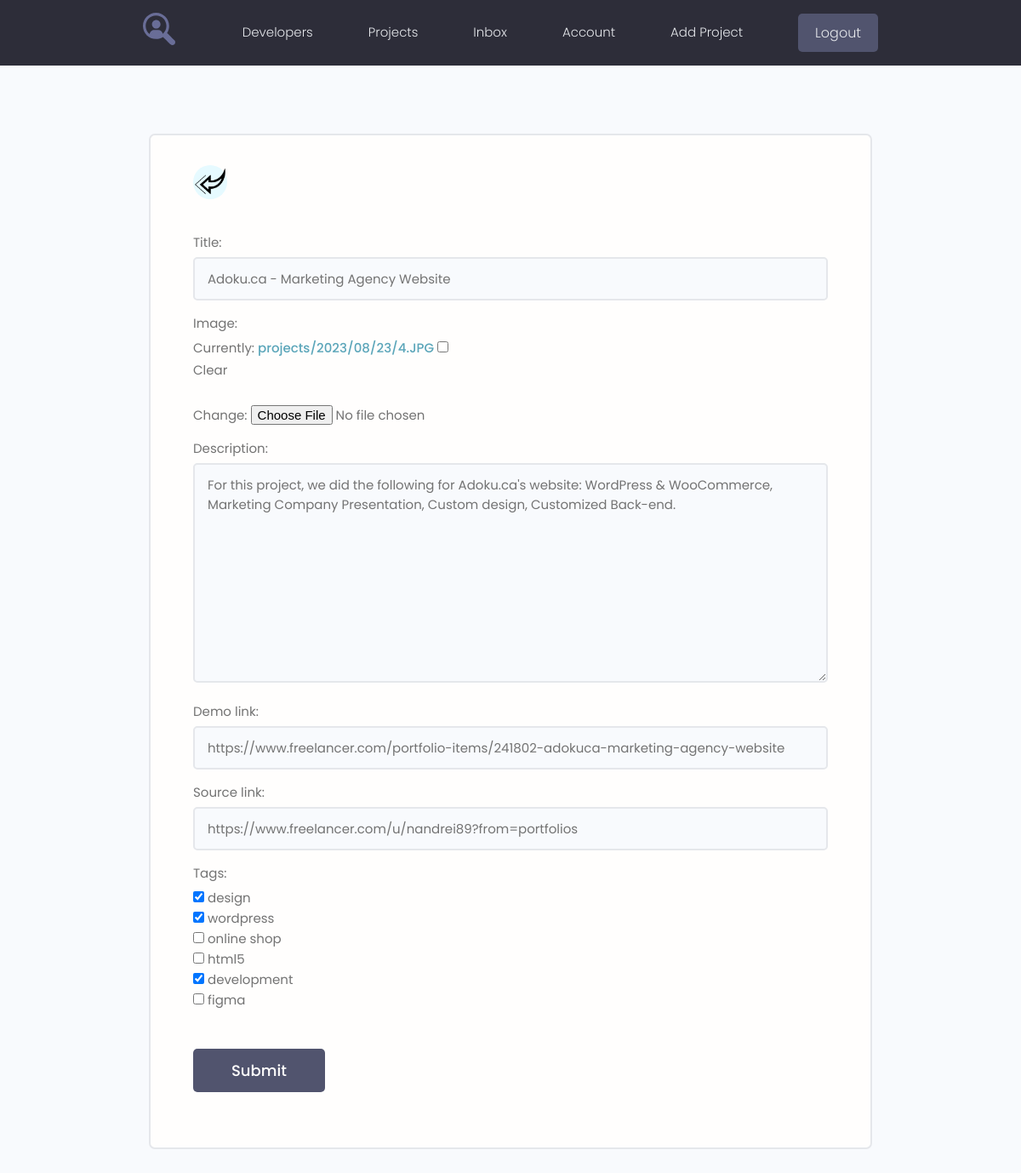
The app's page /projects/update-project/4/ (signed in) with its own data.
### projects/models.py (models this page shows, shortened)
class Project(models.Model):
    owner = models.ForeignKey(Profile, on_delete=models.SET_NULL, blank=True, null=True)
    title = models.CharField(max_length=200)
    description = models.TextField(null=True, blank=True)
    image = models.ImageField(null=True, blank=True, upload_to="projects/%Y/%m/%d", default="default.jpg")
    demo_link = models.CharField(max_length=2000, null=True, blank=True)
    source_link = models.CharField(max_length=2000, null=True, blank=True)
    tags = models.ManyToManyField('Tag', blank=True)
    vote_total = models.IntegerField(default=0, null=True, blank=True)
    vote_ratio = models.IntegerField(default=0, null=True, blank=True)
    created = models.DateTimeField(auto_now_add=True)
    class Meta:
        ordering = ['-vote_ratio', '-vote_total', 'created']

### projects/views.py (the view)
# urls.py: path('update-project/<str:pk>/', views.update_project, name='update-project'),
@login_required(login_url='login')
def update_project(request, pk):
    profile = request.user.profile
    proj = profile.project_set.get(id=pk)
    form = ProjectForm(instance=proj)
    if request.method == 'POST':
        form = ProjectForm(request.POST, request.FILES, instance=proj)
        if form.is_valid():
            form.save()
            return redirect('account')
    context = {'form': form, 'project': proj}
    return render(request, 'projects/form-template.html', context)

### projects/forms.py
class ProjectForm(ModelForm):
    class Meta:
        model = Project
        fields = ['title', 'image', 'description',
                  'demo_link', 'source_link', 'tags']
        widgets = {
            'tags': CheckboxSelectMultiple(),
        }
    def __init__(self, *args, **kwargs):
        super().__init__(*args, **kwargs)
        for name, field in self.fields.items():
            field.widget.attrs.update({'class': 'input'})

### projects/models.py (called while the page is built)
    def __str__(self):
        return self.name

### projects/templates/projects/form-template.html (shortened to what this page needs)
{% extends 'projects/base.html' %}
{% load static %}
{% block content %}
    <main class="formPage my-xl">
        <div class="content-box">
            <div class="formWrapper">
                <a class="backButton" href="{% url 'account' %}">
                    <img src="{% static 'images/left.png' %}" alt="left">
                </a>
                <br>
                <form class="form" method="POST" enctype="multipart/form-data">
                    {% for field in form %}
                    <div class="form__field">
                        <label>{{ field.label }}: </label>
                        {{ field }}
                    </div>
                    {% endfor %}
                    <input class="btn btn--sub btn--lg  my-md" type="submit" value="Submit" />
                </form>
            </div>
        </div>
    </main>
{% endblock %}

### projects/static/styles/app.css (style rules this page uses)
:root { --color-sub: #2d2d39; }
.btn--sub { background-color: var(--color-sub-light); }
img { width: 100%; }
.content-box { width: 95%; max-width: 85rem; margin: 0 auto; }
.backButton { background: var(--color-main-light); color: var(--color-main); width: 4rem; height: 4rem; display: flex; align-items: center; justify-content: center; border-radius: 50%; }
.formPage .formWrapper { list-style: none; background: var(--color-white); padding: 3.5rem 5rem; border: 2px solid var(--color-light); border-radius: 0.7rem; }

### projects/static/uikit/styles/modules/_variables.css (style rules this page uses)
:root { --color-main: #5aa5b9; --color-main-light: #e6faff; --color-sub: #3f4156; --color-sub-light: #51546e; --color-sub-lighter: #ededfd; --color-text: #737373; --color-gray: #8b8b8b; --color-light: #e5e7eb; --color-light-gray: #767676; --color-bg: #f8fafd; --color-white: #fffefd; --color-white-light: #f3f3f3; --color-success: #359e64; --color-success-bg: #def8e8; --color-error: #fc4b0b; --color-error-bg: #fff2ee; --font-base: 'Poppins', arial, helvetica, 'Segoe UI', roboto, ubuntu, sans-serif; --font-monospace: 'Fira Code', 'Courier New', courier, monospace; --font-regular: 300; --font-medium: 500; --font-bold: 700; --generic-shadow: 1px 1px 5px #00000010; --generic-transition: all 0.3s ease-in-out; }

### projects/static/uikit/styles/modules/_base.css (style rules this page uses)
* { margin: 0; padding: 0; box-sizing: border-box; text-rendering: optimizeLegibility; color: inherit; font-size: inherit; }
html { font-size: 50%; }
@media only screen and (min-width: 480px) { html { font-size: 56.25%; } }
@media only screen and (min-width: 1200px) { html { font-size: 62.5%; } }
body { line-height: 1.6; font-weight: 400; font-size: 1.5rem; color: var(--color-text); background-color: var(--color-bg); min-height: 100vh; }

### projects/static/uikit/styles/modules/_typography.css (style rules this page uses)
* { font-family: var(--font-base); }
a { padding-bottom: 2px; text-decoration: none; display: inline-block; color: var(--color-main); font-weight: var(--font-medium); }

### projects/static/uikit/styles/modules/_utilities.css (style rules this page uses)
.my-md { margin: 3rem auto; }
.my-xl { margin: 8rem auto; }

### projects/static/uikit/styles/modules/_button.css (style rules this page uses)
.btn { display: inline-block; position: relative; cursor: pointer; background-color: var(--color-light); font-weight: var(--font-medium); color: var(--color-sub); text-decoration: none; padding: 1rem 2rem; border-radius: 0.5rem; border: none; width: -webkit-fit-content; width: -moz-fit-content; width: fit-content; height: -webkit-fit-content; height: -moz-fit-content; height: fit-content; font-size: 1.6rem; outline-width: 0; outline-color: transparent; -webkit-backface-visibility: hidden; backface-visibility: hidden; transition: all 0.3s ease-in-out; }
.btn--sub { background-color: var(--color-sub); color: var(--color-white); }
.btn--lg { font-size: 1.8rem; padding: 1.2rem 4.5rem; }

### projects/static/uikit/styles/modules/_form.css (style rules this page uses)
.form { display: block; }
.form__field { margin-top: 1.5rem; margin-bottom: 1.5rem; }
.form__label, .form__field > label { display: block; margin-bottom: 0.5rem; color: var(--color-text); }
input.input[type='text'], input.input[type='email'], input.input[type='password'], input.input[type='number'], textarea.input { min-width: 24rem; width: 100%; padding: 1.2rem 1.5rem; border-radius: 0.5rem; border: 2px solid var(--color-light); transition: all 0.3s ease-in-out; background-color: var(--color-bg); }

### records on screen
Project: form "Adoku.ca - Marketing Agency Website" "For this project, we did the following for Adoku.ca's website: WordPress & WooCommerce, Marketing Company Presentation, Custom design, Customized Back-end." "https://www.freelancer.com/portfolio-items/241802-adokuca-marketing-agency-website" "https://www.freelancer.com/u/nandrei89?from=portfolios"

### other values on screen
{{ field.label }} "Title" "Image" "Description" "Demo link" "Source link" "Tags"
